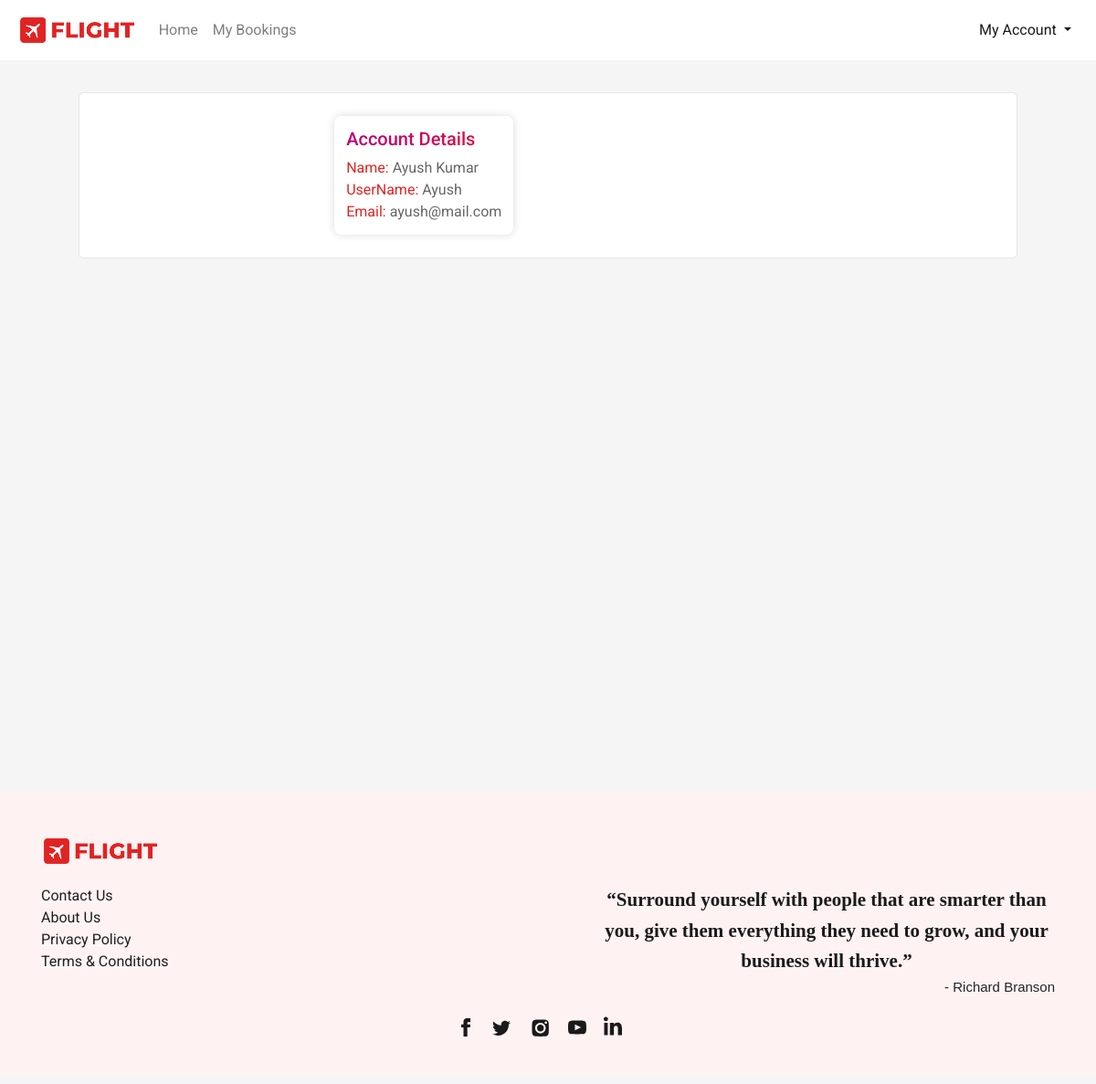
/flight/account (signed in), run on the app's committed database.
### flight/models.py (models this page shows)
class User(AbstractUser):
    def __str__(self):
        return f"{self.id}: {self.first_name} {self.last_name}"

### flight/views.py (the view)
# urls.py: path("flight/account", views.account_view, name="account"),
def account_view(request):
    if request.user.is_authenticated:
        return render(request, 'flight/account.html',{'page': 'account'})

### flight/templates/flight/account.html (shortened to what this page needs)
{% extends 'flight/layout.html' %}
{% load static %}
{% block head %}
<link rel="stylesheet" href="{% static 'css/account.css' %}">
{% endblock head %}
{% block body %}
<section class="section section1">
    <div class="container">
        <div class="row account-div">
            <div class="col-6" style="display: flex;">
                <div class="account_details">
                    <h5> Account Details </h5>
                    <div class="text-capitalize d-flex; justify-content-center"
                         style="color: #666666; margin-top: auto;">
                        <div>
                            <span class="account_name" style="font-size: 1em;">Name:</span>
                            <span class="" style="font-size: 1em;">{{user.first_name}} {{user.last_name}}</span>
                        </div>
                        <div>
                            <span class="account_name" style="font-size: 1em;">UserName:</span>
                            <span style="font-size: 1em;">{{user.username}}</span>
                        </div>
                        <div>
                            <span class="account_name" style="font-size: 1em;">Email:</span>
                            <span class="text-lowercase" style="font-size: 1em;">{{user.email}}</span>
                        </div>
                    </div>
                </div>
            </div>
        </div>
    </div>
</section>
{% endblock %}

### flight/static/css/layout_style.css (style rules this page uses)
body { margin: 0px; padding: 0px; font-family: "Rubik", sans-serif; font-weight: normal; font-style: normal; min-width: 250px; }
.section { background-size: cover; background-position: center; background-repeat: no-repeat; padding: 30px 50px; min-height: 100vh; }

### flight/static/css/account.css (style rules this page uses)
* { font-family: 'Roboto', sans-serif; }
body { background-color: #f5f5f5; word-wrap: break-word; }
.container { cursor: pointer; }
.account-div { width: 96%; margin: 5px auto 8px auto; transition-duration: .4s; padding: 10px 15px; background-color: #fff; border: 1px solid #e6e6e6; border-radius: 5px; justify-content:center; }
.account_name { color:#e12323; }
.account_details { margin-top: 15px; margin-bottom: 15px; padding: 13px; border-radius: 8px; box-shadow: 0 0 10px rgba(0, 0, 0, .15); overflow: hidden; }
h5 { background: -webkit-linear-gradient(right, crimson, #b8017b); -webkit-background-clip: text; -webkit-text-fill-color: transparent; }

### data on the page
User: first_name "Ayush", last_name "Kumar", username "Ayush", email "ayush@mail.com"
